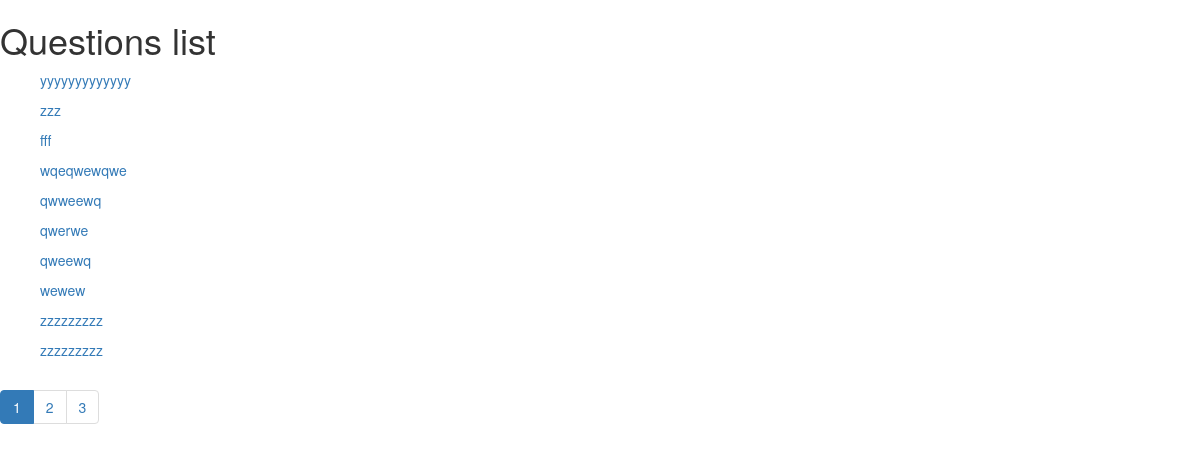
The page / on the database its author committed.
### qa/models.py (models this page shows, shortened)
class Question(models.Model):
    title = models.CharField(max_length=50)
    text = models.CharField(max_length=100)
    added_at = models.DateTimeField(auto_now_add=True)
    rating = models.IntegerField(default=0)
    author = models.CharField(max_length=20)
    likes = models.ForeignKey(User, null=True)

### qa/views.py (the view)
# urls.py: url(r'^$', views.questions_all, name='questions_all'),
def questions_all(request):
    questions = Question.objects.order_by('-id')
    limit = request.GET.get('limit', 10)
    page = request.GET.get('page', 1)
    paginator = Paginator(questions, limit)
    paginator.baseurl = '/?page='
    page = paginator.page(page)
    return render(request, 'qa/all.html', {
        'questions': page.object_list,
        'paginator': paginator, 'page': page})

### templates/qa/all.html
<link rel="stylesheet" href="//maxcdn.bootstrapcdn.com/bootstrap/3.2.0/css/bootstrap.min.css">
<link rel="stylesheet" href="//maxcdn.bootstrapcdn.com/bootstrap/3.2.0/css/bootstrap-theme.min.css">
<h1>Questions list </h1>
    {% for question in questions %}
      <ul>
        <a href="question/{{ question.id }}">
      {{ question.title }}
      </a>
        </ul>
    {% endfor %}
<nav><ul class="pagination">
    {% for p in paginator.page_range %}
        {% if p == page.number %}
        <li class="active">
        {% else %}
        <li>
        {% endif %}
            <a href="{{ paginator.baseurl }}{{ p }}">
               {{ p }}</a>
        </li>
    {% endfor %}
</ul></nav>

### rows shown on the page
Question: title "yyyyyyyyyyyyy"
Question: title "zzz"
Question: title "fff"
Question: title "wqeqwewqwe"
Question: title "qwweewq"
Question: title "qwerwe"
Question: title "qweewq"
Question: title "wewew"
Question: title "zzzzzzzzz"
Question: title "zzzzzzzzz"

### other values the page prints
{{ p }} "1" "2" "3"
